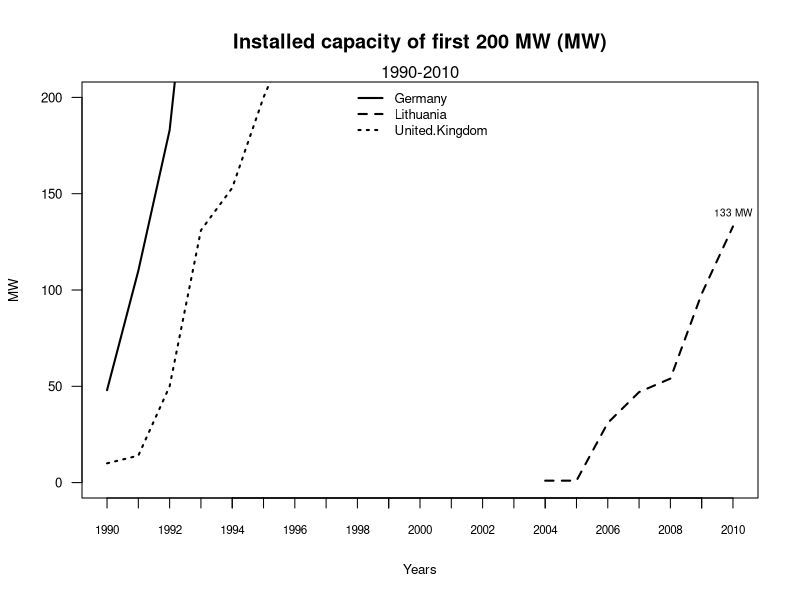

This figure's R source:
####################
#
#	Title: Installed capacity (MW)
#	Source: Eurostat (nrg_113a)
#	Notes: Onshore and offshore wind turbines. Sum of main activity producers and autoproducers
#
####################

subsetx = c(14:21)

capacity = read.csv("eurostat-nrg_113a_capacity-wind-MW.csv")
pdf(file="figure_capacity_firstyears.pdf", height=3.5, width=5)
plot(capacity$Germany, type="l", ylim=range(0,200), axes=F, ann=T, xlab="Years", ylab="MW", cex.lab=0.8, lwd=2)
axis(1, lab=F) #disable labels on x-axis
axis(1, at=1:21, lab=capacity$X, cex.axis=0.7)
axis(2, las=1, cex.axis=0.8)
box()
lines(x=c(15:21), y=capacity$Lithuania[15:21], type="l", lty=2, lwd=2) # only plot line from 2004
lines(capacity$United.Kingdom, type="l", lty=3, lwd=2)

#Adding labels and points to year 2010
#points(x=21,y=capacity$Germany[21], pch=16)
#text(21, capacity$Germany[21], paste(capacity$Germany[21],"MW"), cex=0.6, pos=1)
#points(x=21,y=capacity$Lithuania[21], pch=17)
text(21, capacity$Lithuania[21], paste(capacity$Lithuania[21],"MW"), cex=0.6, pos=3)
#points(x=21,y=capacity$United.Kingdom[21], pch=15)
#text(21, capacity$United.Kingdom[21], paste(capacity$United.Kingdom[21],"MW"), cex=0.6, pos=3)

title(main="Installed capacity of first 200 MW (MW)")
mtext("1990-2010");
legend("top", names(capacity[-1]), cex=0.8, lty=1:3, lwd=2, bty="n");
dev.off()
